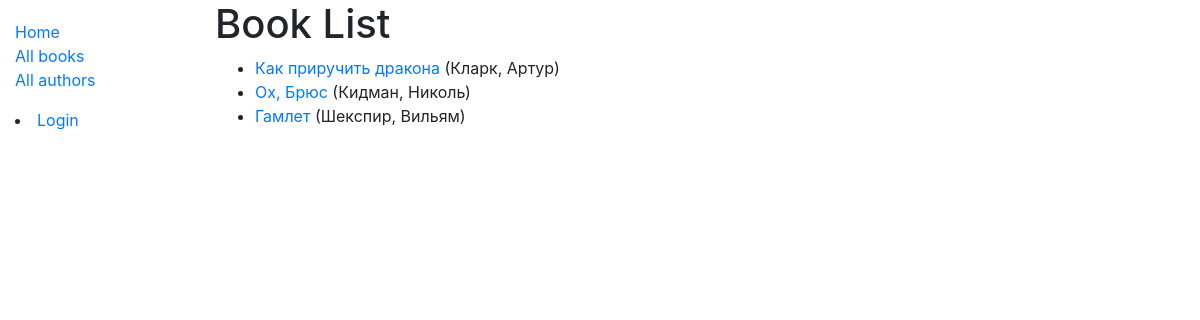
Page /catalog/books/ on the earlier database version.
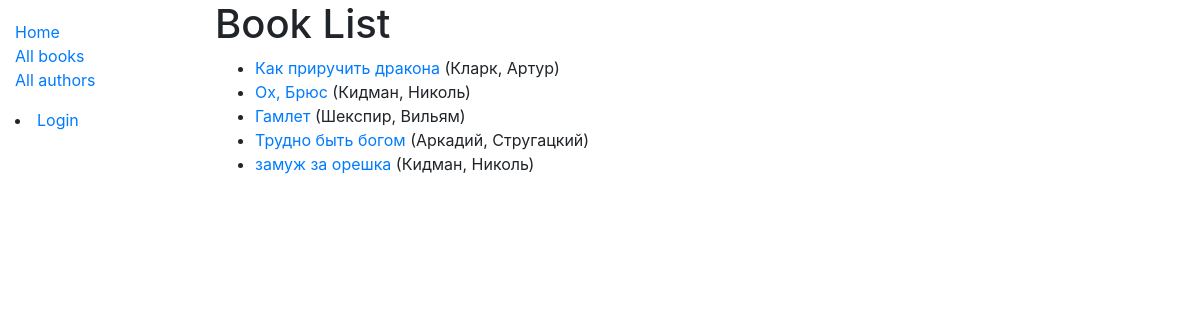
Same page on the later database version.
### catalog/models.py (models this page shows, shortened)
class Book(models.Model):
    title = models.CharField(max_length=200)
    author = models.ForeignKey('Author', on_delete=models.SET_NULL, null=True)
    summary = models.TextField(max_length=1000, help_text='Enter a brief description of the book')
    isbn = models.CharField('ISBN', max_length=13,
                            help_text='13 Character <a href="https://www.isbn-international.org/content/what-isbn">ISBN number</a>')
    genre = models.ManyToManyField(Genre, help_text='Select a genre for this book')
    def get_absolute_url(self):
        return reverse('book-detail', args=[str(self.id)])
    def display_genre(self):
        """Create a string for the Genre. This is required to display genre in Admin."""
        return ', '.join(genre.name for genre in self.genre.all()[:3])
    display_genre.short_description = 'Genre'

class Author(models.Model):
    first_name = models.CharField(max_length=100)
    last_name = models.CharField(max_length=100)
    date_of_birth = models.DateField(null=True, blank=True)
    date_of_death = models.DateField('Died', null=True, blank=True)
    class Meta:
        ordering = ['last_name', 'first_name']
    def __str__(self):
        return f'{self.last_name}, {self.first_name}'

### catalog/views.py (the view)
# urls.py: path('books/', views.BookListView.as_view(), name='books'),
class BookListView(generic.ListView):
    model = Book
    paginate_by = 5

### catalog/templates/catalog/book_list.html (shortened to what this page needs)
{% extends "base_generic.html" %}
{% block content %}
  <h1>Book List</h1>
  {% if book_list %}
  <ul>
    {% for book in book_list %}
      <li>
        <a href="{{ book.get_absolute_url }}">{{ book.title }}</a> ({{book.author}})
      </li>
    {% endfor %}
  </ul>
  {% else %}
    <p>There are no books in the library.</p>
  {% endif %}
{% endblock %}

Differences in the rows shown:
added Book: title "Трудно быть богом", author "Аркадий, Стругацкий"
added Book: title "замуж за орешка", author "Кидман, Николь"
